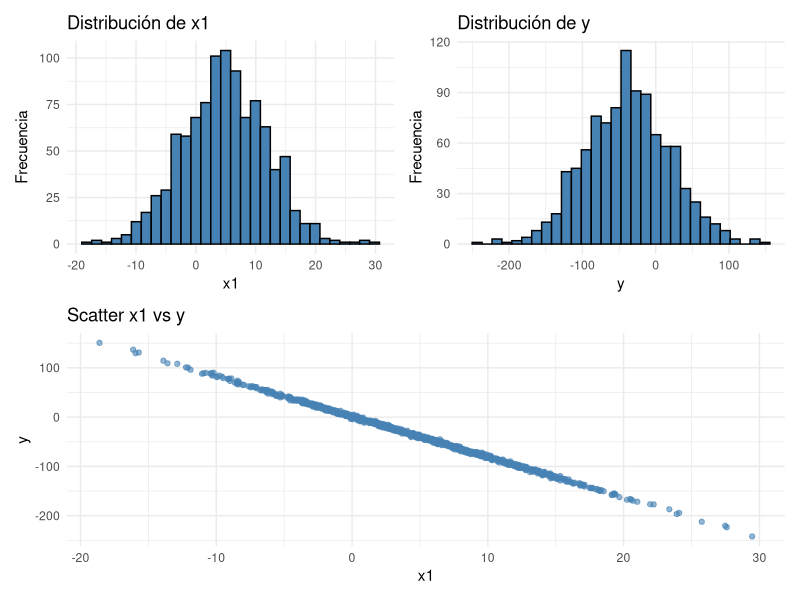
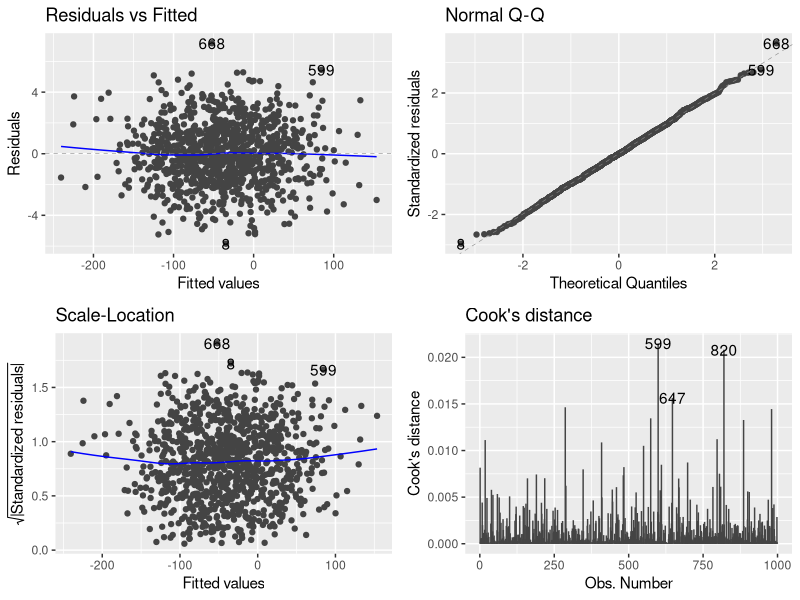
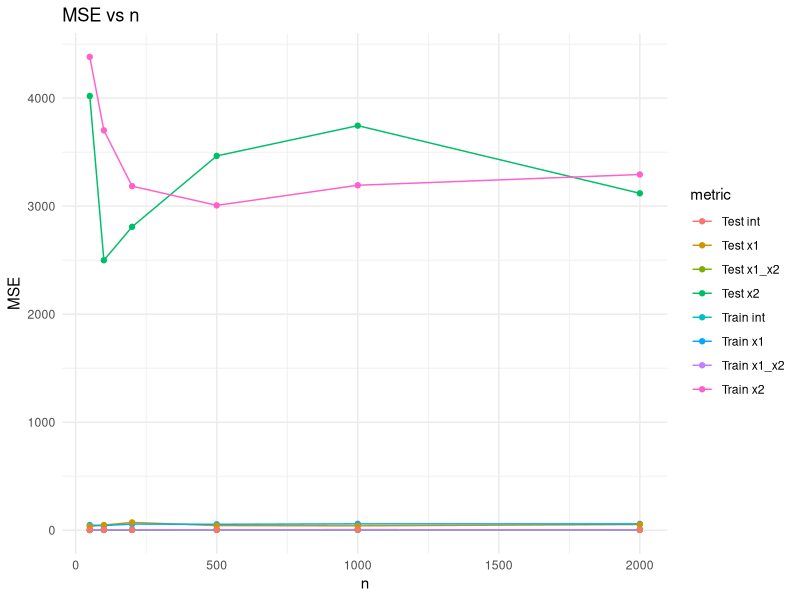
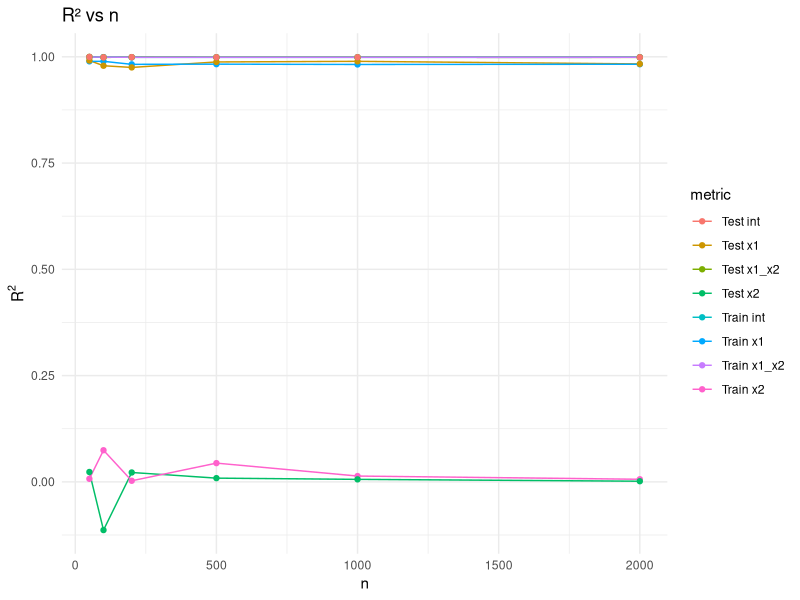
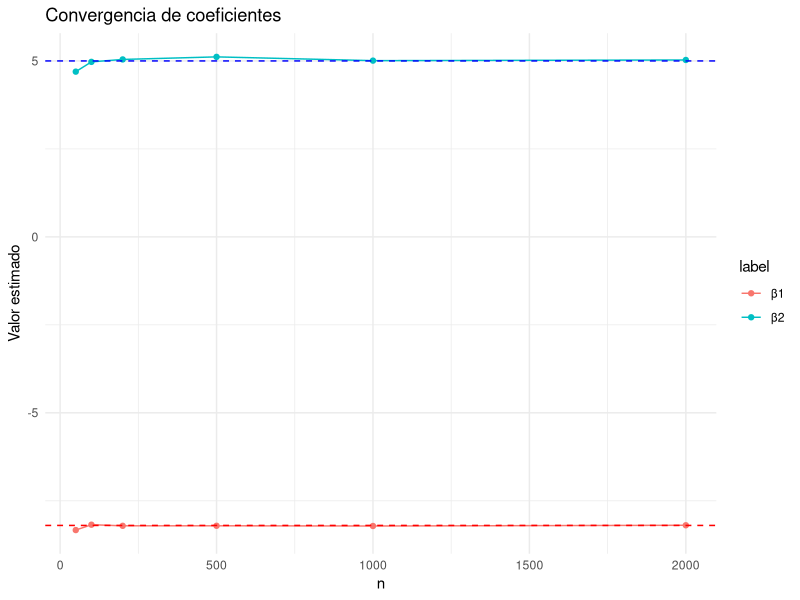
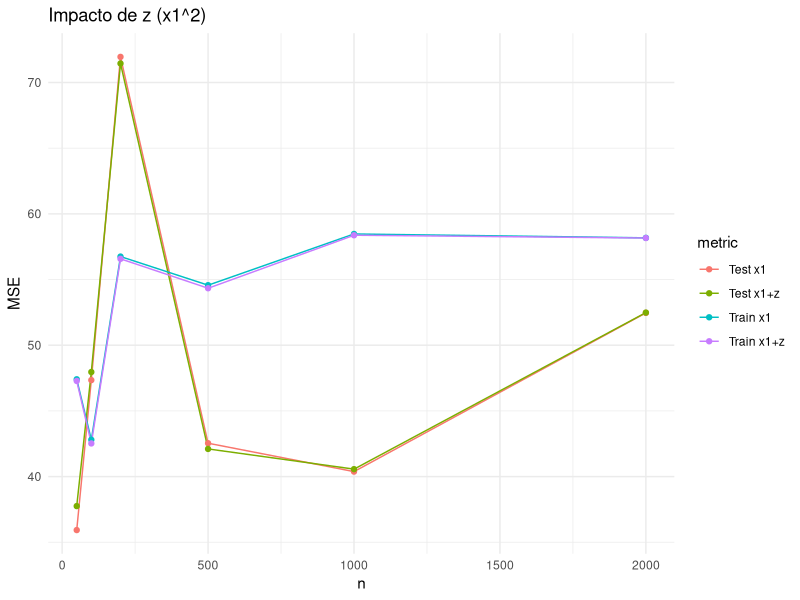
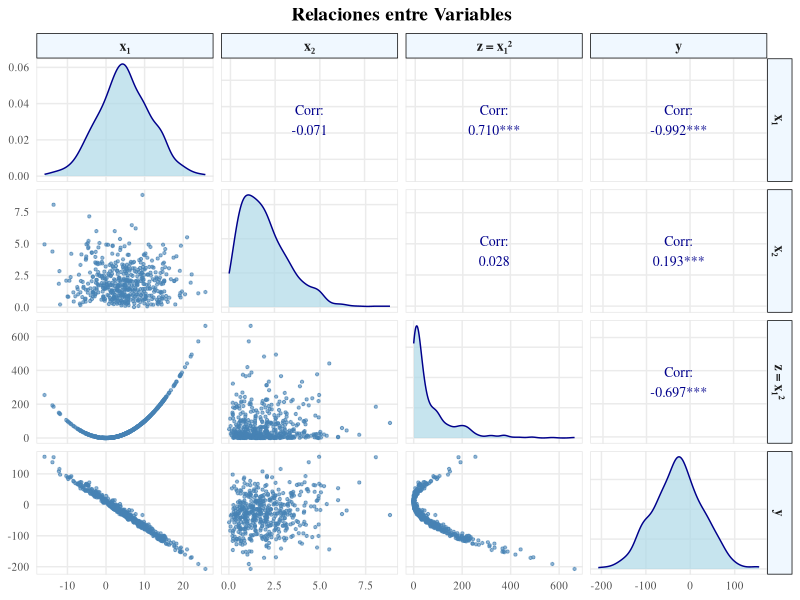
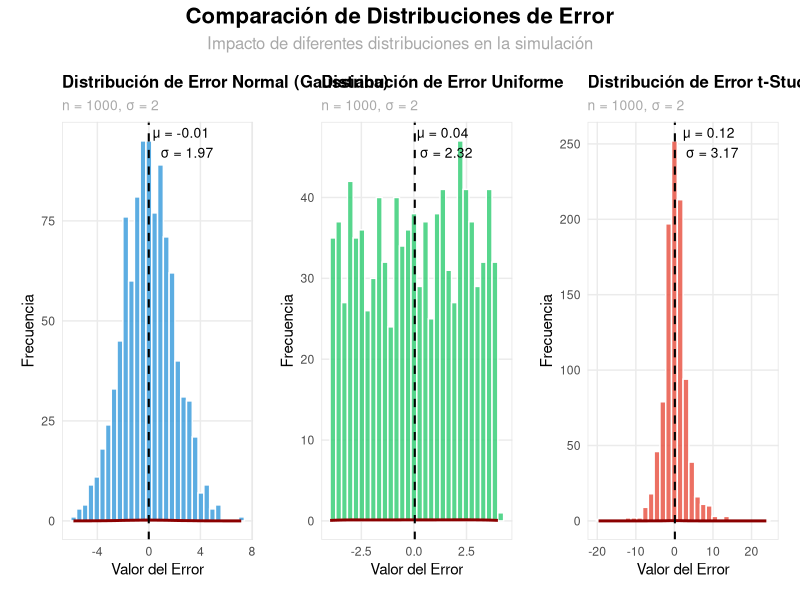

Source code (R) for these figures, in order:
## ---- chunk 1
knitr::opts_chunk$set(echo=TRUE, warning=FALSE, message=FALSE)
library(ggplot2)
library(dplyr)
library(tidyr)
library(GGally)
library(caret)
library(patchwork)
library(MASS)
library(ggfortify)
## ---- chunk 2
# Parámetros
beta_0 <- 1.1
beta_1 <- -8.2
beta_2 <- 5.0
sigma <- 2.0
alpha <- 2.0
scale_param <- 1.0
sample_sizes <- c(50, 100, 200, 500, 1000, 2000)

# Funciones de simulación
simulate_simple <- function(n, seed = NULL) {
  if (!is.null(seed)) set.seed(seed)
  x1 <- rnorm(n, mean = 5, sd = 7)
  eps <- rnorm(n, mean = 0, sd = sigma)
  y <- beta_0 + beta_1 * x1 + eps
  return(list(x1 = x1, y = y, eps = eps))
}

simulate_gamma <- function(n, seed = NULL) {
  if (!is.null(seed)) set.seed(seed)
  x1 <- rnorm(n, mean = 5, sd = 7)
  x2 <- rgamma(n, shape = alpha, scale = scale_param)
  eps <- rnorm(n, mean = 0, sd = sigma)
  y <- beta_0 + beta_1 * x1 + beta_2 * x2 + eps
  return(data.frame(x1 = x1, x2 = x2, y = y, eps = eps))
}

simulate_with_z <- function(n, seed = NULL) {
  df <- simulate_gamma(n, seed)
  df$z <- df$x1^2
  return(df)
}

simulate_with_different_errors <- function(n, error_type = 'normal', seed = NULL) {
  if (!is.null(seed)) set.seed(seed)
  x1 <- rnorm(n, mean = 5, sd = 7)
  
  if (error_type == 'normal') {
    eps <- rnorm(n, mean = 0, sd = sigma)
  } else if (error_type == 'uniform') {
    eps <- runif(n, min = -2*sigma, max = 2*sigma)
  } else if (error_type == 't') {
    eps <- rt(n, df = 3) * sigma
  } else {
    stop("error_type debe ser 'normal', 'uniform' o 't'")
  }
  
  y <- beta_0 + beta_1 * x1 + eps
  return(data.frame(x1 = x1, eps = eps, y = y))
}

simulate_with_more_distributions <- function(n, seed = NULL) {
  if (!is.null(seed)) set.seed(seed)
  data.frame(
    x1 = rnorm(n, mean = 5, sd = 7),
    x2 = rgamma(n, shape = alpha, scale = scale_param),
    x3 = rpois(n, lambda = 2),
    x4 = rbinom(n, size = 10, prob = 0.3)
  )
}

evaluate_with_cv <- function(X, y, k = 5) {
  # Crear un data frame para caret
  data_cv <- as.data.frame(X)
  data_cv$y <- y
  
  # Configurar control de validación cruzada
  ctrl <- trainControl(method = "cv", number = k)
  
  # Entrenar modelo con validación cruzada
  model <- train(y ~ ., data = data_cv, method = "lm", trControl = ctrl)
  
  # Extraer RMSE y convertir a MSE
  return(model$results$RMSE^2)
}

compute_confidence_intervals <- function(model) {
  # Extraer intervalos de confianza directamente de confint
  conf_int <- confint(model, level = 0.95)
  return(conf_int)
}

plot_diagnostic_plots <- function(model) {
  par(mfrow = c(2, 2))
  plot(model)
  par(mfrow = c(1, 1))
}

## ---- chunk 3
# Simulación simple para robustos
set.seed(42)
sim_simple <- simulate_simple(1000, seed = 42)
df_simple <- data.frame(x1 = sim_simple$x1, y = sim_simple$y)

# Regresión robusta con MASS::rlm
model_rlm <- MASS::rlm(y ~ x1, data = df_simple)
summary(model_rlm)

# Regresión robusta con caret::train (M-estimator)
ctrl <- trainControl(method = "cv", number = 5)
model_caret <- train(y ~ x1, data = df_simple, method = "rlm", trControl = ctrl)
model_caret
## ---- chunk 4
set.seed(42)
sim_data <- simulate_simple(1000, seed = 42)
df1 <- data.frame(x1 = sim_data$x1, y = sim_data$y)

p1 <- ggplot(df1, aes(x = x1)) +
  geom_histogram(bins = 30, fill = "steelblue", color = "black") +
  labs(title = "Distribución de x1", x = "x1", y = "Frecuencia") +
  theme_minimal()

p2 <- ggplot(df1, aes(x = y)) +
  geom_histogram(bins = 30, fill = "steelblue", color = "black") +
  labs(title = "Distribución de y", x = "y", y = "Frecuencia") +
  theme_minimal()

p3 <- ggplot(df1, aes(x = x1, y = y)) +
  geom_point(alpha = 0.6, color = "steelblue") +
  labs(title = "Scatter x1 vs y", x = "x1", y = "y") +
  theme_minimal()

# Combinar con patchwork
(p1 + p2) / p3
## ---- chunk 5
model_simple <- lm(y ~ x1, data = df1)
summary(model_simple)
# Diagnósticos automáticos con ggfortify
autoplot(model_simple, which = 1:4, nrow = 2)
## ---- chunk 6
mse_train <- list(x1 = numeric(), x2 = numeric(), x1_x2 = numeric(), int = numeric())
mse_test  <- list(x1 = numeric(), x2 = numeric(), x1_x2 = numeric(), int = numeric())
r2_train  <- list(x1 = numeric(), x2 = numeric(), x1_x2 = numeric(), int = numeric())
r2_test   <- list(x1 = numeric(), x2 = numeric(), x1_x2 = numeric(), int = numeric())
coefs     <- list(x1 = numeric(), x2 = numeric(), interaction = numeric())

for (n in sample_sizes) {
  set.seed(42)
  df <- simulate_gamma(n, seed = 42)
  df$x1_x2 <- df$x1 * df$x2
  train_idx <- sample(seq_len(nrow(df)), size = 0.8 * nrow(df))
  train <- df[train_idx, ]
  test  <- df[-train_idx, ]
  models <- list(
    x1    = lm(y ~ x1, data = train),
    x2    = lm(y ~ x2, data = train),
    x1_x2 = lm(y ~ x1 + x2, data = train),
    int   = lm(y ~ x1 + x2 + x1_x2, data = train)
  )
  for (key in names(models)) {
    m <- models[[key]]
    pred_tr <- predict(m, train)
    pred_te <- predict(m, test)
    mse_train[[key]] <- c(mse_train[[key]], mean((train$y - pred_tr)^2))
    mse_test[[key]]  <- c(mse_test[[key]],  mean((test$y - pred_te)^2))
    r2_train[[key]]  <- c(r2_train[[key]], summary(m)$r.squared)
    r2_test[[key]]   <- c(r2_test[[key]], 1 - sum((test$y - pred_te)^2) / sum((test$y - mean(test$y))^2))
    if (key == "int") {
      coefs$x1          <- c(coefs$x1, coef(m)[2])
      coefs$x2          <- c(coefs$x2, coef(m)[3])
      coefs$interaction <- c(coefs$interaction, coef(m)[4])
    }
  }
}

# Graficar MSE vs n
df_mse <- tibble(
  n = rep(sample_sizes, times = 8),
  value = c(unlist(mse_train), unlist(mse_test)),
  metric = rep(c("Train x1","Train x2","Train x1_x2","Train int","Test x1","Test x2","Test x1_x2","Test int"), each = length(sample_sizes))
)
ggplot(df_mse, aes(x = n, y = value, color = metric)) +
  geom_line() + geom_point() +
  labs(title = "MSE vs n", y = "MSE") +
  theme_minimal()

# Graficar R² vs n
df_r2 <- tibble(
  n = rep(sample_sizes, times = 8),
  value = c(unlist(r2_train), unlist(r2_test)),
  metric = rep(c("Train x1","Train x2","Train x1_x2","Train int","Test x1","Test x2","Test x1_x2","Test int"), each = length(sample_sizes))
)
ggplot(df_r2, aes(x = n, y = value, color = metric)) +
  geom_line() + geom_point() +
  labs(title = "R² vs n", y = expression(R^2)) +
  theme_minimal()

# Convergencia de coeficientes
df_coef <- tibble(
  n = rep(sample_sizes, times = 2),
  coef  = c(coefs$x1, coefs$x2),
  label = rep(c("β1","β2"), each = length(sample_sizes))
)
ggplot(df_coef, aes(x = n, y = coef, color = label)) +
  geom_line() + geom_point() +
  geom_hline(yintercept = beta_1, linetype = "dashed", color = "red") +
  geom_hline(yintercept = beta_2, linetype = "dashed", color = "blue") +
  labs(title = "Convergencia de coeficientes", y = "Valor estimado") +
  theme_minimal()
## ---- chunk 7
mse_train_z <- list(x1 = numeric(), x1_z = numeric())
mse_test_z  <- list(x1 = numeric(), x1_z = numeric())

for (n in sample_sizes) {
  set.seed(42)
  dfz <- simulate_with_z(n, seed = 42)
  train_idx <- sample(seq_len(nrow(dfz)), size = 0.8 * nrow(dfz))
  train <- dfz[train_idx, ]; test <- dfz[-train_idx, ]
  m1 <- lm(y ~ x1, data = train)
  m2 <- lm(y ~ x1 + z, data = train)
  mse_train_z$x1   <- c(mse_train_z$x1,   mean((train$y - predict(m1, train))^2))
  mse_test_z$x1    <- c(mse_test_z$x1,    mean((test$y - predict(m1, test))^2))
  mse_train_z$x1_z <- c(mse_train_z$x1_z, mean((train$y - predict(m2, train))^2))
  mse_test_z$x1_z  <- c(mse_test_z$x1_z,  mean((test$y - predict(m2, test))^2))
}

df_z <- tibble(
  n = rep(sample_sizes, times = 4),
  value = c(mse_train_z$x1, mse_train_z$x1_z, mse_test_z$x1, mse_test_z$x1_z),
  metric = rep(c("Train x1","Train x1+z","Test x1","Test x1+z"), each = length(sample_sizes))
)
ggplot(df_z, aes(x = n, y = value, color = metric)) +
  geom_line() + geom_point() +
  labs(title = "Impacto de z (x1^2)", y = "MSE") +
  theme_minimal()
## ---- chunk 8
set.seed(42)
df_final <- simulate_with_z(500, seed = 42)

# Crear un ggpairs más estético
ggpairs(
  df_final[, c("x1", "x2", "z", "y")],
  upper = list(
    continuous = wrap("cor", size = 3.5, color = "darkblue", 
                     family = "serif", stars = TRUE)
  ),
  lower = list(
    continuous = wrap("points", alpha = 0.6, size = 0.8, 
                     color = "steelblue")
  ),
  diag = list(
    continuous = wrap("densityDiag", fill = "lightblue", 
                     color = "darkblue", alpha = 0.7)
  ),
  title = "Relaciones entre Variables",
  axisLabels = "show",
  columnLabels = c("x₁", "x₂", "z = x₁²", "y"),
  labeller = label_wrap_gen(10)
) +
  theme_minimal() +
  theme(
    text = element_text(family = "serif"),
    axis.text = element_text(size = 8),
    axis.title = element_text(size = 10, face = "bold"),
    strip.text = element_text(size = 10, face = "bold"),
    strip.background = element_rect(fill = "aliceblue"),
    panel.grid.minor = element_blank(),
    panel.border = element_rect(fill = NA, color = "gray90"),
    plot.title = element_text(size = 14, hjust = 0.5, face = "bold")
  )
## ---- chunk 9
if (!require("e1071")) install.packages("e1071")
if (!require("kableExtra")) install.packages("kableExtra")

# Distribuciones de error - Versión mejorada
error_types <- c("normal", "uniform", "t")
error_labels <- c("Normal (Gaussiana)", "Uniforme", "t-Student")
error_colors <- c("#3498db", "#2ecc71", "#e74c3c")

plots_err <- lapply(1:3, function(i) {
  et <- error_types[i]
  df_e <- simulate_with_different_errors(1000, et, seed = 42)
  
  # Calcular estadísticas para anotaciones
  mean_val <- round(mean(df_e$eps), 2)
  sd_val <- round(sd(df_e$eps), 2)
  
  # Crear histograma mejorado (sin skewness/kurtosis que requieren e1071)
  ggplot(df_e, aes(x = eps)) +
    geom_histogram(bins = 30, 
                  fill = error_colors[i], 
                  color = "white",
                  alpha = 0.8) +
    # Añadir curva de densidad
    geom_density(color = "darkred", linewidth = 1) +
    # Añadir línea vertical en la media
    geom_vline(xintercept = mean_val, 
              linetype = "dashed", 
              color = "black",
              linewidth = 0.7) +
    # Añadir anotaciones estadísticas básicas
    annotate("text", x = max(df_e$eps) * 0.7, y = Inf, 
             label = paste("μ =", mean_val, "\nσ =", sd_val),
             vjust = 1.2, hjust = 1, size = 3.5) +
    labs(title = paste("Distribución de Error", error_labels[i]),
         subtitle = paste("n = 1000, σ =", sigma),
         x = "Valor del Error", 
         y = "Frecuencia") +
    theme_minimal() +
    theme(
      plot.title = element_text(face = "bold", size = 12),
      plot.subtitle = element_text(size = 10, color = "darkgrey"),
      panel.grid.minor = element_blank(),
      panel.border = element_rect(fill = NA, color = "grey90"),
      plot.margin = margin(10, 10, 10, 10)
    )
})

# Combinar gráficos con títulos mejorados
wrap_plots(plots_err, ncol = 3) +
  plot_annotation(
    title = "Comparación de Distribuciones de Error",
    subtitle = "Impacto de diferentes distribuciones en la simulación",
    theme = theme(
      plot.title = element_text(size = 16, face = "bold", hjust = 0.5),
      plot.subtitle = element_text(size = 12, hjust = 0.5, color = "darkgrey")
    )
  )

# Más predictores - Versión mejorada
set.seed(42)
df_more <- simulate_with_more_distributions(500, seed = 42)

# Crear un ggpairs más estético para predictores mixtos
ggpairs(
  df_more,
  upper = list(
    continuous = wrap("cor", size = 3, color = "#2c3e50", 
                     family = "sans", stars = TRUE)
  ),
  lower = list(
    continuous = wrap("points", alpha = 0.6, size = 0.8, 
                     color = "#3498db")
  ),
  diag = list(
    continuous = wrap("densityDiag", fill = "#9b59b6", 
                     color = "#8e44ad", alpha = 0.7)
  ),
  title = "Distribuciones Mixtas de Predictores",
  columnLabels = c("x₁ (Normal)", "x₂ (Gamma)", 
                  "x₃ (Poisson)", "x₄ (Binomial)")
) +
  theme_light() +
  theme(
    axis.text = element_text(size = 8),
    axis.title = element_text(size = 9),
    strip.text = element_text(size = 9, face = "bold"),
    strip.background = element_rect(fill = "#ecf0f1"),
    panel.grid.minor = element_blank(),
    plot.title = element_text(size = 14, hjust = 0.5, face = "bold")
  )

# Validación cruzada robusta - Presentación mejorada (sin kableExtra)
set.seed(42)
df_cv <- simulate_gamma(500, seed = 42)
cv_mse <- evaluate_with_cv(df_cv[, c("x1","x2")], df_cv$y, k = 5)

# Crear un panel informativo más atractivo
cv_info <- data.frame(
  Métrica = c("MSE (Validación Cruzada)", "RMSE (Validación Cruzada)", 
             "R² (Estimado)", "n (Tamaño de muestra)", "k (Folds)"),
  Valor = c(round(cv_mse, 3), round(sqrt(cv_mse), 3), 
           round(1 - cv_mse/var(df_cv$y), 3), 500, 5)
)

# Mostrar tabla simple
knitr::kable(cv_info, 
            caption = "Resultados de Validación Cruzada",
            align = c("l", "c"))

# Intervalos de confianza - Presentación mejorada
mdl_cv <- lm(y ~ x1 + x2, data = df_cv)
ci <- compute_confidence_intervals(mdl_cv)

# Crear dataframe para visualización
ci_df <- data.frame(
  Parámetro = c("Intercepto", "β₁ (x₁)", "β₂ (x₂)"),
  Estimado = c(coef(mdl_cv)[1], coef(mdl_cv)[2], coef(mdl_cv)[3]),
  IC_Inferior = ci[,1],
  IC_Superior = ci[,2],
  Valor_Real = c(beta_0, beta_1, beta_2)
)

# Visualizar intervalos de confianza
ggplot(ci_df, aes(x = Parámetro, y = Estimado)) +
  geom_point(size = 3, color = "#3498db") +
  geom_errorbar(aes(ymin = IC_Inferior, ymax = IC_Superior), 
               width = 0.2, color = "#3498db", linewidth = 1) +
  geom_point(aes(y = Valor_Real), shape = 4, size = 4, color = "#e74c3c") +
  labs(title = "Intervalos de Confianza (95%) vs Valores Reales",
       subtitle = "Cruces rojas (×) indican los valores verdaderos",
       x = "", y = "Valor del Coeficiente") +
  theme_minimal() +
  theme(
    plot.title = element_text(face = "bold", hjust = 0.5),
    plot.subtitle = element_text(hjust = 0.5, color = "darkgrey"),
    axis.text.x = element_text(face = "bold", size = 11)
  )

# Diagnósticos con ggfortify - Versión mejorada
autoplot(mdl_cv, which = 1:4, nrow = 2,
        colour = "#3498db",         # Color de puntos
        smooth.colour = "#e74c3c",  # Color de línea suavizada
        alpha = 0.7,                # Transparencia
        size = 1.5,                 # Tamaño de puntos
        label.size = 0,             # Eliminar etiquetas de puntos
        label.n = 0) +              # No etiquetar puntos
  theme_minimal() +
  theme(
    plot.title = element_text(size = 11, face = "bold"),
    plot.subtitle = element_text(size = 9),
    panel.grid.minor = element_blank(),
    strip.background = element_rect(fill = "#ecf0f1"),
    strip.text = element_text(face = "bold", color = "#2c3e50")
  ) +
  plot_annotation(
    title = "Diagnósticos de Regresión",
    subtitle = "Análisis de residuos y supuestos del modelo",
    theme = theme(
      plot.title = element_text(size = 14, face = "bold", hjust = 0.5),
      plot.subtitle = element_text(size = 11, hjust = 0.5, color = "darkgrey")
    )
  )
## ---- chunk 10
# Distribuciones de error
plots_err <- lapply(c("normal","uniform","t"), function(et) {
  df_e <- simulate_with_different_errors(1000, et, seed = 42)
  ggplot(df_e, aes(x = eps)) +
    geom_histogram(bins = 30, fill = "salmon", color = "black") +
    labs(title = paste("Error", et), x = "Residuo", y = "Frecuencia") +
    theme_minimal()
})
wrap_plots(plots_err)

# Más predictores
set.seed(42)
df_more <- simulate_with_more_distributions(500, seed = 42)
ggpairs(df_more, lower = list(continuous = "points"), upper = list(continuous = "cor"))

# Validación cruzada robusta
set.seed(42)
df_cv <- simulate_gamma(500, seed = 42)
cv_mse <- evaluate_with_cv(df_cv[, c("x1","x2")], df_cv$y, k = 5)
cat("CV MSE (lm - caret):", round(cv_mse, 3), "\n")

# Intervalos de confianza
mdl_cv <- lm(y ~ x1 + x2, data = df_cv)
print(compute_confidence_intervals(mdl_cv))

# Diagnósticos con ggfortify
autoplot(mdl_cv, which = 1:4, nrow = 2)
